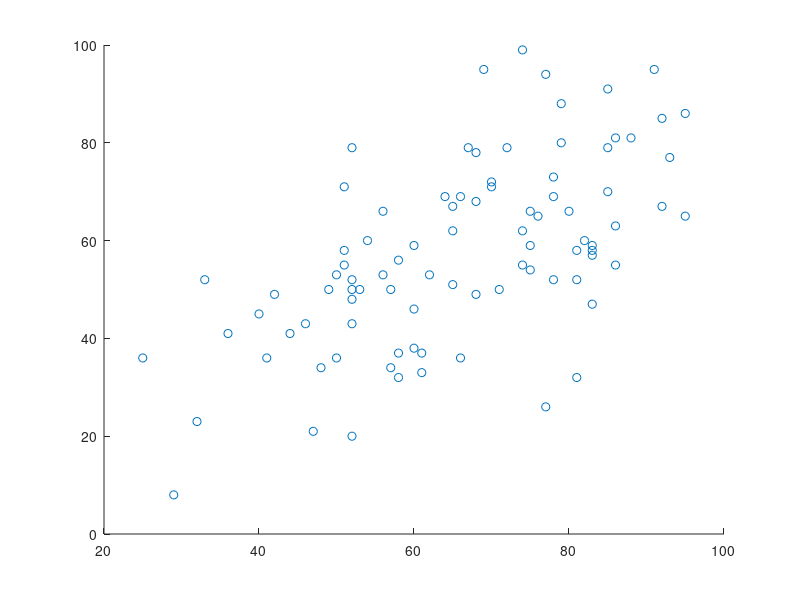

Source code (MATLAB): (Note: this script raises an error after producing the figure.)
%% Header: Assignment 3
%This script computes inferential statistical tests on the data of 100
%students in an advanced statistics class
%Goals:
    %Clean and prune the data
    %Correlation between midterm and final score: correlation,
%scatterplot and interpret the findings in the comments
    %Create a new matrix with attendedRecitation, finalScore,
%midtermScore, usedCell and a new column: gradeScore (mean of midterm and 
%final scores)
        %Execute the appropriate t-tests on the following pairs and 
    %interpret the findings in the comments
            %1) Effect of cellUse on gradeScore
            %2) Effect of attendedRecitation on gradeScore
            %3) Midterm Score and finalScore
    %Run an ANOVA where the independent variables are attendedRecitation
    %and cellUse and the dependent variable is gradeScore and 
        %interpret the findings in the comments
    %Use bootstrapping to find the mean difference between the midterm
%and the final scores. Use 100,000 resamples.
        %Additionally: make a histogram with a 95% CI and comment the
    %interpretation
    
%Inputs: the 'studentGradesAdvancedStates.mat' workspace, which has the
%midterm and final scores, as well as information on if the students attended 
%the recitation and if they used their cellphones during class

%Assumptions: the 'studentGradesAdvancedStates.mat' folder is in the
%current working directory

%Outputs:
    %Correlation statistics and scatterplot between midterm and final
    %scores
    %t-test results for the 3 aforementioned pairs (usedCell v.
    %gradeScore, attendedRecitation v. gradeScore, and midterm v. final
    %ANOVA output where the independent variables are 1. usedCell, 2. 
    %attended recitaiton and the dependent variable is gradeScore
    %Results of boostrapping resampling and histogram of the bootstrapped means 
        
%% 0 Initialization
%Blank slate
clear all %clears memory
close all %clears open figures
clc %clears command window

%initializing variables
minScore = 0; %minimum score on exams
maxScore = 100; %maximum score on exams
numCleaned = 90; %total number of participants who have both midterm and 
%final scores
rng('shuffle') %sets the seed of the randome number generator
gradeScore = zeros(100,1); %preallocating gradeScore so that it can be 
%added to the initial matrix
numSamples = 1e5; %number of samples we want to take
%% 1 a) Loader
load('studentGradesAdvancedStats.mat'); %loading the student file

%% 1 b) Clean and prune the data
%In order to be conservative, I am going to clean the data
%participant-wise, meaning that if a student does not have either of
%the two exam scores, they will be removed from further analysis.
concatData = [midtermScore, finalScore, gradeScore, usedCell, attendedRecitation]; 
%Horizontal concatenation of all the data into one matrix
countNans = sum(isnan(concatData),2); %Counts missing values (nans) per row, 
%over the 2nd dimension
idClean = find(countNans==0); %Only keep rows of students that took both exams
DATA = concatData(idClean,:); %makes it so there is only valid data (no NaNs
%in the DATA file)
%% 2 Correlation between midterm and final scores


scatPlot = figure; %assigns a handle to the figure
%Setting x, y 
X = DATA(:,1); %assigning the midterm scores to the x value
Y = DATA(:,2); %assigning the final scores to the y value
[coeff, p] = corrcoef(X,Y); %runs Pearson's r and outputs the correlation 
%coefficient and the p value
x_pos = 5; %x position for the box with the stats
y_pos = 90; %y position for the box with the stats
corrRValue = 'r = 0.64';  %text with stats for figure
corrPValue = 'p < .001***'; %text with stats for figure
corrStatsConcat = [corrRValue newline corrPValue];

%correlation coefficient Pearson's r = 0.6064 and p < .0001
%Therefore, the relationship between midterm and final scores is a strong,
%positive, significant relationship.

%%making/formatting the scatterplot
scatter(X,Y) %creates the scatterplot
regLine = lsline; %assigns lsline to the handle regLine
regLine.LineWidth = 1; %makes the regression line thicker
regLine.Color = 'r'; %changes the line color to red
xlabel('Midterm Scores'); %Labels the x axis
xlim([minScore maxScore]) %setting the bounds of the x axis
ylim([minScore maxScore]) %setting the bounds of the y axis
ylabel('Final Scores'); %Labels the y axis
title('Relationship Between Midterm and Final Scores');
corrStats = text(x_pos,y_pos,corrStatsConcat);
hold on
set(gca, 'TickDir', 'out'); %Takes the tick marks and puts them on the 
%outside of the graph
box off %turns off the box that usually outlines the graph
shg %shows the graph

%% 3 a) gradeScore variable and new matrix
%goal: create a gradeScore variable that finds the mean of the midterm and
%the final scores 

for ii = 1:numCleaned %for all 90 students
    DATA(ii,3) = (DATA(ii,1) + DATA(ii,2))/2; %gradeScore is equal to
    %the midterm score plus the final score divided by 2
end %getting the mean of the midterm and 

%% 3 b) t-tests 
%For each of the following comparisons, I will be using t-tests
%% 3 b) i) cellphone use impact on gradescore
%Method: create new arrays to which gradeScore data can be assigned as a
%function of whether students used their cellphone or not
yesUsedCell = NaN((length(DATA)),1); %preallocate matrix for when students
%used their cellphone 
noUsedCell = NaN((length(DATA)),1); %preallocate matrix for when students
%DID NOT used their cellphone 
for ii = 1:numCleaned %for numbers 1 through numCleaned
    if DATA(ii,4) == 0 %if the specified cell in column 4 of the data matrix is 0
        noUsedCell(ii,1) = DATA(ii,3); %input the gradeScore data of the same row
        %number into noUsedCell
    elseif DATA(ii,4) == 1 %otherwise, if the specified cell in column 4
        %is equal to 1
        yesUsedCell(ii,1) = DATA(ii,3); %input the gradeScore data of the 
        %same row into yesUsedCell
    end
end

%removing the nans
cleanNoUsedCell = rmmissing(noUsedCell); %uses rmmissing to remove nans from 
%noUsedCell and assigns that data to cleanNoUsedCell
cleanYesUsedCell = rmmissing(yesUsedCell); %uses rmmissing to remove nans from 
%noUsedCell and assigns that data to cleanYesUsedCell

[cellGrade, p, ci, stats] = ttest2(cleanNoUsedCell,cleanYesUsedCell)
%did not end with a semi-colon intentionally, wanted the grader to see the output
%t-test for independent means that will provide the p value, confidence 
%interval, t value, and degrees of freedom

%interpret: results show that t(88) = 7.6374, p < .001, and the 95% CI = [14.7239, 25.0864]
%These results suggest that there is a statistically significant differnece
%between average grade scores of students who use cell phones during class
%and those who did not.

%% 3 b) ii) attended recitation impact gradeScore

yesAttended = NaN((length(DATA)),1); %preallocate yesAttended so it has 
%one column and 90 rows of nans
noAttended = NaN((length(DATA)),1); %preallocate noAttended so it has 
%one column and 90 rows of nans

for ii = 1:numCleaned %for all numbers 1 to numCleaned
    if DATA(ii,5) == 0 %if the specified cell in column 4 of the data 
        %matrix is 0
        noAttended(ii,1) = DATA(ii,3); %input the gradeScore data (column 3)
        %of the same row number into noAttended
    elseif DATA(ii,5) == 1 %if the specified cell in column 4 of the data 
        %matrix is 1
        yesAttended(ii,1) = DATA(ii,3); %input the gradeScore data (column 3)
        %of the same row number into yesAttended
    end
end

%removing the nans
cleanNoAttended = rmmissing(noAttended); %removes the nans from noAttended
%when assigns elements from noAttended to cleanNoAttended
cleanYesAttended = rmmissing(yesAttended); %removes the nans from yesAttended
%when assigns elements from noAttended to cleanYesAttended

[attendGrade, p, ci, stats] = ttest2(cleanNoAttended,cleanYesAttended) 
%t-test for independent means that will provide the p value, confidence 
%interval, t value, and degrees of freedom

%interpret: 
    %Output t(88) = -4.8073, p < .0001 and the 95% CI = [-20.3215, -8.4341]
%These results suggest that students who attended
%recitation did significantly better in terms of their average scores in
%the course than students who did not.

%% 3 b) iii. do the midterm exam and the final exam suggest that the two exams
%are similar in terms of level of difficulty?
%t-test for paired means
%The midterm scores (column 1) versus the final scores (column 2)
[midFinal, p, ci, stats] = ttest(DATA(:,1),DATA(:,2)) %t-test for paired
%means that will output the p value, confidence interval, t value and
%degrees of freedom
%output: 
    %t(89) = 5.0536, p < .0001, CI = [5.1107,11.7337]
%interpretation: Using the scores on the exams as a proxy, these results 
%suggest that there is a significant difference between the midterm and final scores, 
%such that the final was statistically significantly harder than the
%midterm

%% 4) ANOVA 
%independent variables: usedCell (2 levels), attendedRecitation (2 levels)
%dependent variable: gradeScore

[p,tbl,stats,terms] = anovan(DATA(:,3),[DATA(:,4) DATA(:,5);],'model','interaction', 'varnames',{'Used Cellphone','Attended Recitation'});
%The above code runs an anova where usedCell and attendedRecitation are the
%independent variables and gradeScore is the dependent variable

%**The following commented line of code creates a graph to view the
%directions of the lines
%interactionplot(DATA(:,3),[DATA(:,4) DATA(:,5);], 'varnames',{'Used Cellphone','Attended Recitation'});

%Output
    %Main effect of using cellphone, F(1,86) = 51.17 p<.001
    %Main effect of attending recitation, F(1,86) = 18.27 p<.001
    %Non-significant interaction of usedCellhphone * attendedRecitation, 
%F(1,86) = .17, p = 0.6854
    %To understand the impact of cellphone use and recitation attendance on
%average grades, I used a 2(cellphone use - yes or no) x 2(attended 
%recitation - yes or no) ANOVA, in which the independent variables are 
%grouping variables. The results support the notion that cellphone use and 
%attending recitation individually impacted the average grades in the 
%advanced statistics class,but they do not interact with one another to 
%impact grades.


%% 5) Bootstrapping
%Goal: examine the mean difference between midterm and final scores using
%the bootstrapping method (with 100,000 samples)
    %Additionally, make a histogram of boostrapped means
        %Sort by rows to sort in order of magnitude
        %Find the 95% CI
        
empiricalMeanDiff = mean(DATA(:,1)) - mean(DATA(:,1)); %Restating the 
%empirical difference

resampledMeans = NaN(numSamples,2); %Preallocating memory for all resampled 
%means, with one column per test score
nMidterm = length(DATA(:,1)); %creates nMidterm with length of the first 
%column in DATA
nFinal = length(DATA(:,2));%creates nFinal with the length of the second
%column in DATA

%do you need to specify where in DATA you want to index?
for ii = 1:numSamples %for all 100,000 smamples
    index = randi(nMidterm,[nMidterm,1]); %Use this index to subsample the 
    %midterm scores
    resampledMidterm = DATA(index,1); %
    resampledMeans(ii,1) = mean(resampledMidterm);
    
    index = randi(nFinal,[nFinal,1]);
    resampledFinal = DATA(index,2);
    resampledMeans(ii,2) = mean(resampledFinal);
end
 

%sorting the rows for both the midterm and final resmapled means
sortrows(resampledMeans(:,1)); %midterm
sortrows(resampledMeans(:,2)); %final

meanDiffMidFinal = resampledMeans(:,1) - resampledMeans(:,2); %mean difference
%of the resampled means
mean(meanDiffMidFinal) %The mean of the mean differences = 8.4249
%Finding the 95% confidence interval (at 2.5 and 97.5 percentiles)
lB = 2.5; %lowerbound
MidFinalLB = prctile(meanDiffMidFinal,lB); %finding the 2.5 percentile
%Output: 3.2667
uB = 97.5; %upperBound
MidFinalUB = prctile(meanDiffMidFinal, uB); %finding the 2.5 percentile
%Output: 13.5444
% 95% CI = [3.2667,13.5444]
% Because the mean difference is 8.4249 and the confidence interval does 
%not contain 0, the distrubtion of bootstrapped means suggests that there 
%is meaningful difference between the difficulty of the midterm and the 
%final scores

%makign the histogram
lBVal = 3.2667; %2.5 percentile value
uBVal = 13.5444; %97.5 percentile value
figure; %opens figure
bootHist = histogram(meanDiffMidFinal); %creates a histogram
set(gca, 'TickDir', 'out'); %turns the tick direction outward
box off 
hold on; %will hold the histogram in the figuer with the lines
line([lBVal, lBVal], ylim, 'LineWidth', 2, 'Color', 'r'); %2.5 percentile
%mark,also makes line thicker and changes the color to red
line([uBVal,uBVal], ylim, 'LineWidth', 2, 'Color', 'r'); %97.5 percentile 
%mark, also makes line thicker and changes the color to red
xlabel('Mean difference between midterm and final'); %x axis label
ylabel('Number of samples used'); %y axis label
title('Using resampling to determine the mean difference in exam scores');
shg %shows graph
%The plot displays a normal distribution

% The bootstrapping procedure shows that the calcuated emperical mean 
%difference stable and statistically reliable
% Our empirical mean difference is centered within the the 95% CI for the 
%bootstrapped data. Furthermore, because 0 does not fall within the 95%
%confidence interval, it is likely that the exam scores for the midterm 
%and the final are significantly different. This also indicates that the two 
%exams were differentially difficult
%% Saving the workspace

save thirdAssignmentMATLAB.mat`